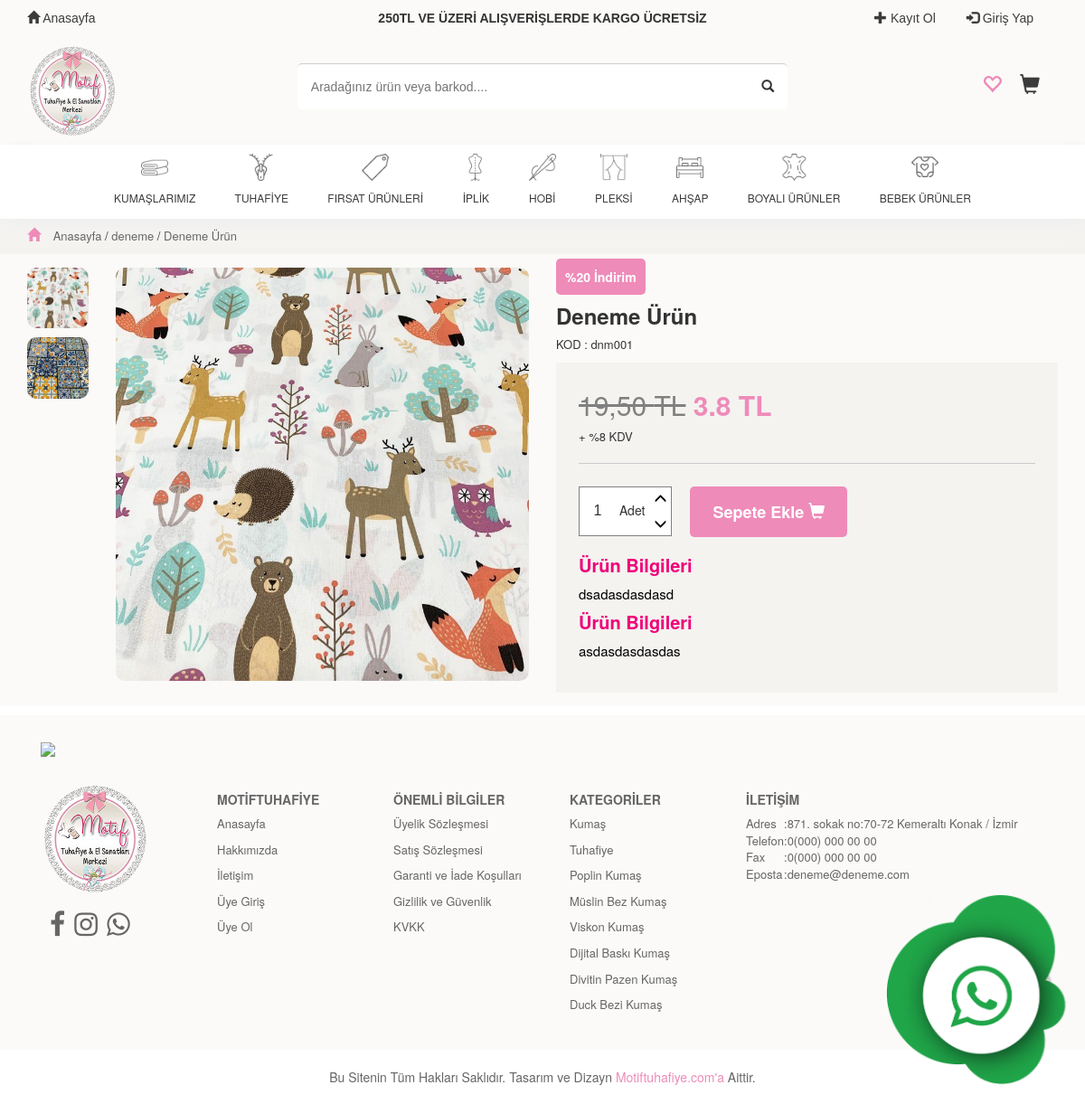
Page /product.php?id=53 on the committed database.
### tables this page shows
CREATE TABLE IF NOT EXISTS `kategori_alt` (
  `kategori_alt_id` int(11) NOT NULL AUTO_INCREMENT,
  `kategori_alt_adi` varchar(255) NOT NULL,
  `ust_id` int(11) NOT NULL,
  PRIMARY KEY (`kategori_alt_id`)
);

CREATE TABLE IF NOT EXISTS `urunler` (
  `urun_id` int(11) NOT NULL AUTO_INCREMENT,
  `urun_kodu` varchar(255) NOT NULL,
  `urun_adi` varchar(255) NOT NULL,
  `urun_bilgi_1` text NOT NULL,
  `urun_bilgi_2` text NOT NULL,
  `urun_stok` int(11) NOT NULL,
  `urun_fiyat` varchar(100) NOT NULL,
  `urun_kdv` int(11) NOT NULL,
  `urun_kampanya_fiyat` varchar(255) DEFAULT NULL,
  `urun_kategori_id` int(11) NOT NULL,
  `urun_kampanya_id` int(11) DEFAULT NULL,
  `urun_tarih` varchar(255) NOT NULL,
  `urun_birim` int(11) NOT NULL,
  `urun_yeni` varchar(11) DEFAULT '0',
  `urun_resim` varchar(255) DEFAULT NULL,
  PRIMARY KEY (`urun_id`)
);

CREATE TABLE IF NOT EXISTS `urunler_resimler` (
  `resimler_id` int(11) NOT NULL AUTO_INCREMENT,
  `urunler_id` int(11) NOT NULL,
  `resimler_yol` varchar(255) DEFAULT NULL,
  PRIMARY KEY (`resimler_id`)
);

CREATE TABLE IF NOT EXISTS `kampanya` (
  `kampanya_id` int(11) NOT NULL AUTO_INCREMENT,
  `kampanya_adi` varchar(255) NOT NULL,
  `kampanya_yuzdesi` int(11) DEFAULT NULL,
  `kampanya_tarih` varchar(255) NOT NULL,
  PRIMARY KEY (`kampanya_id`)
);

### product.php (the view, shortened to what this page needs)
<?php
include "header_main.php";
$id = $_GET["id"];
$urunler = mysqli_query($conn,"SELECT * FROM urunler WHERE urun_id = '$id' ");
$yaz = $urunler->fetch_array();
$kampanya_id = $yaz["urun_kampanya_id"];
$kampanya = mysqli_query($conn,"SELECT * FROM kampanya WHERE kampanya_id = '$kampanya_id'");
$kampyaz = $kampanya->fetch_array();
$kategori_id = $yaz["urun_kategori_id"];
$kategori = mysqli_query($conn,"SELECT * FROM kategori_alt WHERE kategori_alt_id = '$kategori_id' ");
$kyaz = $kategori->fetch_array();
?>
  	<div class="container-fluid kategorilink">
  		<div class="container">
  			<div class="row">
  				<div class="col-md-12">
		  			<span class="glyphicon glyphicon-home kategori_icon" aria-hidden="true"></span>
		  			<span><a href="index.php">Anasayfa</a></span>
		  			/
		  			<span><a href="category.php?id=<?php echo $kategori_id; ?>"><?php echo $kyaz["kategori_alt_adi"]; ?></a></span>
		  			/
		  			<span><a href="product.php?id=<?php echo $id; ?>"><?php echo $yaz["urun_adi"]; ?></a></span>
  				</div>
  			</div>
  		</div>
  	</div>
  	<div class="container-fluid urunler">
  		<div class="container">
  			<div class="row">
  				<div class="col-md-1">
					  <div class="galeri_resim hidden-xs hidden-sm">
              <div class="w3-col s3">
                <img  src="admin/<?php echo $yaz["urun_resim"]; ?>" onclick="currentDiv(1)">
              </div>
            <?php
              $resimbul = mysqli_query($conn,"SELECT * FROM urunler_resimler WHERE urunler_id = '$id'");
              $i = 1;
              while($resimyaz = mysqli_fetch_array($resimbul)){
              $i++;
                  ?>
              <div class="w3-col s3">
                <img  src="admin/<?php echo $resimyaz["resimler_yol"]; ?>" onclick="currentDiv(<?php echo $i; ?>)">
              </div>
                  <?php
         } ?>
					  </div>
  				</div>
  				<div class="col-md-5">
					<div class="galeri_resim_buyuk" style="width:100%;">
					  <img class="mySlides" src="admin/<?php echo $yaz["urun_resim"]; ?>" style="width:100%;">
					</div>
  				</div>
  				<div class="col-md-6 urun_bilgi">
                <?php
                  if($yaz["urun_kampanya_id"] > 0){
                 ?>
                <span style="background-color: #ee8bb9; padding: 10px; color:white; font-weight: bold; border-radius:5px;"><?php echo $kampyaz["kampanya_adi"]; ?></span>
                  <?php }else { } ?>
  					<h3><?php echo $yaz["urun_adi"]; ?></h3>
  					<p>KOD : <?php echo $yaz["urun_kodu"]; ?></p>
  					<div class="urun_bilgi_alt">
  						<div class="urun_bilgi_alt_1">
                <h2>
                <?php
                  if($yaz["urun_kampanya_fiyat"] > 0){
                    echo "<span style='text-decoration: line-through; font-weight:normal; color:grey;'>". $yaz["urun_fiyat"] ." TL</span> ".$yaz["urun_kampanya_fiyat"]." TL
                    ";
                  }else{
                    echo "". $yaz["urun_fiyat"] ." TL";
                  }
                 ?>
  							</h2>
                <p>+ %<?php echo $yaz["urun_kdv"] ?> KDV</p>
  						</div>
  						<div class="urun_bilgi_alt_2">
  						</div>
  						<div class="urun_bilgi_alt_3">
  							<form action="basket_add.php?id=<?php echo $id; ?>" method="post" name="ekle">
			              <table class="urun_miktar">
			                <tr>
			                  <td rowspan="2"><input name="urun_adet" class="quantity-input" type="text" value="1" readonly />
                          <?php if($yaz["urun_birim"] == 1){
                            echo "Adet";
                          }else{
                            echo "Metre";
                          }
                          ?></td>
			                  <td style="padding-right: 5px;"><a class="quantity-plus"><span class="glyphicon glyphicon-menu-up" aria-hidden="true"></span></a></td>
			                </tr>
			                <tr>
			                  <td style="padding-right: 5px;"><a class="quantity-minus"><span class="glyphicon glyphicon-menu-down" aria-hidden="true"></span></a></td>
			                </tr>
			              </table>
  						</div>
  						<div class="urun_bilgi_alt_4">
  							<button type="submit" name="ekle" class="sepete_ekle">Sepete Ekle <span class="glyphicon glyphicon-shopping-cart" aria-hidden="true"></span></button>
  						</div>
  						<div class="urun_bilgi_alt_5">
  							<h4>Ürün Bilgileri</h4>
  							<p><?php echo $yaz["urun_bilgi_1"]; ?></p>
  							<h4>Ürün Bilgileri</h4>
  							<p><?php echo $yaz["urun_bilgi_2"]; ?></p>
  						</div>
  					</div>
  				</div>
  			</div>
  		</div>
  	</div>
<?php include "footer.php";  ?>

### css/motif_style.css (style rules this page uses)
.kategorilink { background-color: #f4f3f0; padding: 10px; font-size: 13px; }
.kategorilink a { text-decoration: none; color:#666666; }
.kategori_icon { font-size: 15px; color:#ee8bb9; margin-right: 10px; }
.urunler { background-color: #fbfaf8; padding-top: 15px; padding-bottom: 15px; }
.galeri_resim img { display: block; width: 100%; cursor:pointer; margin-bottom: 10px; border-radius: 10px; transition: all .2s ease-in-out; }
.galeri_resim_buyuk img { border-radius: 10px; }
.urun_bilgi h3 { font-weight: bold; }
.urun_bilgi p { font-size: 13px; }
.urun_bilgi_alt { background-color: #f4f3f0; padding: 10px 25px 25px 25px; }
.urun_bilgi_alt h2 { color:#ee8bb9; font-weight: bold; margin-bottom: 10px; }
.urun_bilgi_alt_1 { border-bottom: 1px solid #ccc; padding-bottom: 10px; }
.urun_bilgi_alt_2 { padding-top: 15px; }
.urun_bilgi_alt_3 { padding-top: 10px; float: left; }
.urun_miktar { background-color: white; border:1px solid grey; }
.quantity-input { text-align: center; width: 40px; font-size: 16px; font-family: Arial; padding: 15px; background-color: white; border:none; outline: none; }
.quantity-minus, .quantity-plus { color: black; background-color: white; border:none; margin-left: 10px; outline: none; }
.urun_bilgi_alt_4 { padding-top: 10px; float: left; margin-left: 20px; }
.sepete_ekle { padding: 16px 25px 14px 25px; border-radius: 5px; border:none; background-color: #ee8bb9; color:white; font-size: 18px; font-weight: bold; transition: all .2s ease-in-out; }
.urun_bilgi_alt_5 { padding-top: 10px; }
.urun_bilgi_alt_5 h4 { font-size: 20px; font-weight: bold; color:#ef0078; }
.urun_bilgi_alt_5 p { font-size: 15px; color:black; }

### rows in the picture
kategori_alt: kategori_alt_adi "deneme"
urunler: urun_adi "Deneme Ürün", urun_resim (picture), urun_kodu "dnm001", urun_fiyat "19,50", urun_kampanya_fiyat "3.8", urun_kdv "8", urun_bilgi_1 "dsadasdasdasd", urun_bilgi_2 "asdasdasdasdas"
urunler_resimler: resimler_yol (picture)
kampanya: kampanya_adi "%20 İndirim"
